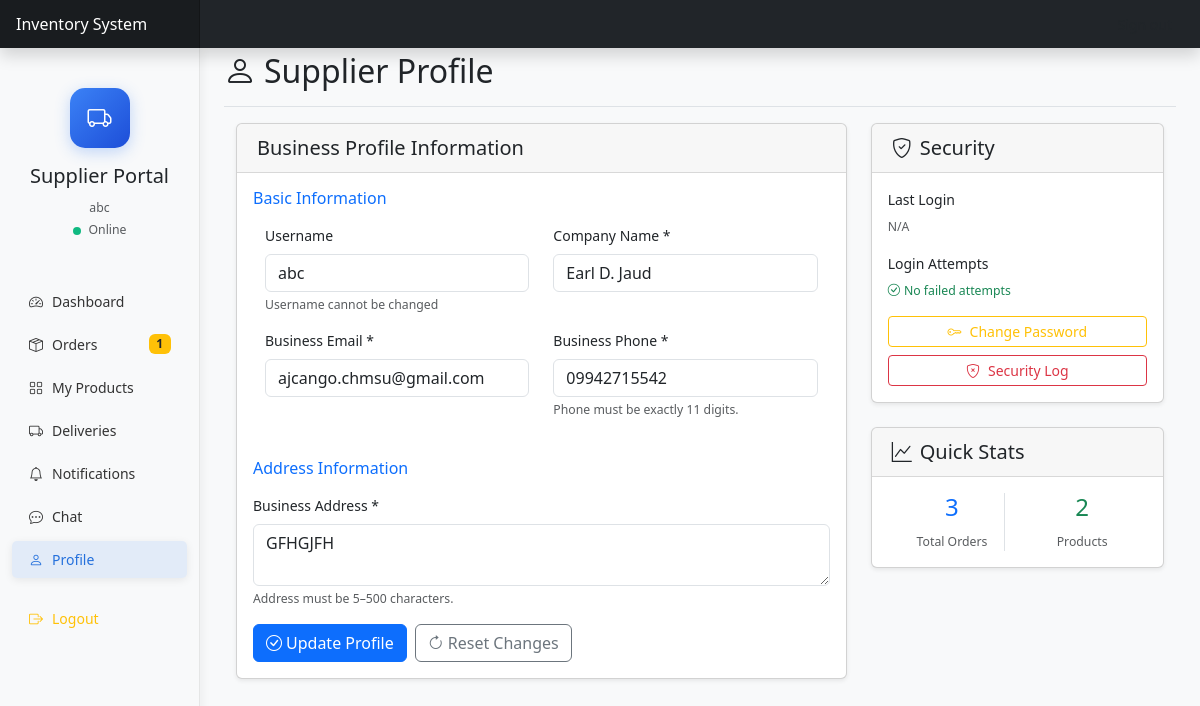
The app's page /supplier/profile.php (signed in) with its own data.
### tables this page shows
CREATE TABLE `suppliers` (
  `id` int(11) NOT NULL,
  `name` varchar(100) NOT NULL,
  `contact_phone` varchar(20) DEFAULT NULL,
  `email` varchar(100) DEFAULT NULL,
  `username` varchar(50) DEFAULT NULL,
  `password_hash` varchar(255) DEFAULT NULL,
  `login_attempts` int(11) DEFAULT 0,
  `locked_until` datetime DEFAULT NULL,
  `last_login` datetime DEFAULT NULL,
  `address` text DEFAULT NULL,
  `city` varchar(100) DEFAULT NULL,
  `province` varchar(100) DEFAULT NULL,
  `postal_code` varchar(20) DEFAULT NULL,
  `status` enum('active','inactive') DEFAULT 'active',
  `employee_count` varchar(32) NOT NULL DEFAULT '',
  `payment_methods` varchar(255) NOT NULL DEFAULT ''
);

### supplier/profile.php (the view, shortened to what this page needs)
<?php
$database = new Database();
$db = $database->getConnection();
try {
    $db->exec("CREATE TABLE IF NOT EXISTS supplier_activity (
        id INT AUTO_INCREMENT PRIMARY KEY,
        supplier_user_id INT NOT NULL,
        supplier_username VARCHAR(100) NOT NULL,
        action VARCHAR(100) NOT NULL,
        component VARCHAR(100) NOT NULL,
        details LONGTEXT NULL,
        status VARCHAR(30) DEFAULT NULL,
        level VARCHAR(10) DEFAULT 'INFO',
        created_at TIMESTAMP NOT NULL DEFAULT CURRENT_TIMESTAMP,
        INDEX idx_sup_act_user (supplier_user_id),
        INDEX idx_sup_act_action (action),
        INDEX idx_sup_act_created (created_at)
    ) ENGINE=InnoDB DEFAULT CHARSET=utf8mb4");
    $db->exec("CREATE TABLE IF NOT EXISTS supplier_security_logs (
        id INT AUTO_INCREMENT PRIMARY KEY,
        supplier_user_id INT NOT NULL,
        username VARCHAR(100) NOT NULL,
        event_type VARCHAR(100) NOT NULL,
        details LONGTEXT NULL,
        ip_address VARCHAR(45) NULL,
        user_agent VARCHAR(255) NULL,
        status VARCHAR(30) DEFAULT NULL,
        level VARCHAR(10) DEFAULT 'INFO',
        created_at TIMESTAMP NOT NULL DEFAULT CURRENT_TIMESTAMP,
        UNIQUE KEY uniq_supplier_sec (supplier_user_id, created_at, event_type),
        INDEX idx_sup_sec_user (supplier_user_id),
        INDEX idx_sup_sec_event (event_type),
        INDEX idx_sup_sec_created (created_at)
    ) ENGINE=InnoDB DEFAULT CHARSET=utf8mb4");
    $db->exec("CREATE TABLE IF NOT EXISTS supplier_activity_archive LIKE supplier_activity");
    $db->exec("CREATE TABLE IF NOT EXISTS supplier_security_logs_archive LIKE supplier_security_logs");
    $db->exec("CREATE TABLE IF NOT EXISTS log_rotation_meta (
        name VARCHAR(64) PRIMARY KEY,
        last_run TIMESTAMP NOT NULL DEFAULT CURRENT_TIMESTAMP
    ) ENGINE=InnoDB DEFAULT CHARSET=utf8mb4");
} catch (Exception $e) {  }
$supplier_id = $_SESSION['supplier']['user_id'] ?? $_SESSION['user_id'];
$username = $_SESSION['username'] ?? '';
$company = '';
$email = '';
$phone = '';
$address = '';
$last_login = null;
$login_attempts = 0;
$total_orders = 0;
$product_count = 0;
try {
    $stmt = $db->prepare("SELECT username, name, email, contact_phone, address, last_login, login_attempts FROM suppliers WHERE id = :id LIMIT 1");
    $stmt->bindParam(':id', $supplier_id, PDO::PARAM_INT);
    $stmt->execute();
    $row = $stmt->fetch(PDO::FETCH_ASSOC);
    if ($row) {
        $username = $row['username'] ?? $username;
        $last_login = $row['last_login'] ?? $last_login;
        $login_attempts = isset($row['login_attempts']) ? (int)$row['login_attempts'] : $login_attempts;
        if ($_SERVER['REQUEST_METHOD'] !== 'POST') {
            $company = $row['name'] ?? '';
            $email = $row['email'] ?? '';
            $phone = $row['contact_phone'] ?? '';
            $address = $row['address'] ?? '';
        }
    }
} catch (Exception $e) {
}
try {
    $stmt = $db->prepare("SELECT COUNT(*) AS cnt FROM orders WHERE supplier_id = :id AND (confirmation_status IS NULL OR confirmation_status <> 'cancelled')");
    $stmt->bindParam(':id', $supplier_id, PDO::PARAM_INT);
    $stmt->execute();
    $total_orders = (int)($stmt->fetch(PDO::FETCH_ASSOC)['cnt'] ?? 0);
    $stmt = $db->prepare("SELECT COUNT(*) AS cnt FROM inventory WHERE supplier_id = :id");
    $stmt->bindParam(':id', $supplier_id, PDO::PARAM_INT);
    $stmt->execute();
    $product_count = (int)($stmt->fetch(PDO::FETCH_ASSOC)['cnt'] ?? 0);
} catch (Exception $e) {
}
?>
<!DOCTYPE html>
<html lang="en">
<head>
    <link href="https://cdn.jsdelivr.net/npm/bootstrap@5.3.0-alpha1/dist/css/bootstrap.min.css" rel="stylesheet">
    <link rel="stylesheet" href="https://cdn.jsdelivr.net/npm/bootstrap-icons@1.10.0/font/bootstrap-icons.css">
    <link rel="stylesheet" href="../assets/css/style.css">
</head>
<body class="bg-light">
<?php include_once 'includes/header.php'; ?>
    <div class="container-fluid">
        <div class="row">
            <?php include_once 'includes/sidebar.php'; ?>
            <main class="col-md-9 ms-sm-auto col-lg-10 px-md-4">
                <div class="d-flex justify-content-between flex-wrap flex-md-nowrap align-items-center pt-1 pb-2 mb-3 border-bottom">
                    <h1 class="h2">
                        <i class="bi bi-person me-2"></i>Supplier Profile
                    </h1>
                </div>
                <div class="row">
                    <div class="col-lg-8">
                        <div class="card mb-4">
                            <div class="card-header">
                                <h5 class="card-title mb-0">Business Profile Information</h5>
                            </div>
                            <div class="card-body">
                                <form method="POST">
                                    <h6 class="text-primary mb-3">Basic Information</h6>
                                    <div class="row">
                                        <div class="col-md-6">
                                            <div class="mb-3">
                                                <label for="username" class="form-label">Username</label>
                                                <input type="text" class="form-control" id="username" value="<?php echo htmlspecialchars($username); ?>" readonly>
                                                <div class="form-text">Username cannot be changed</div>
                                            </div>
                                        </div>
                                        <div class="col-md-6">
                                            <div class="mb-3">
                                                <label for="company" class="form-label">Company Name *</label>
                                                <input type="text" class="form-control" id="company" name="company" value="<?php echo htmlspecialchars($company); ?>" required>
                                            </div>
                                        </div>
                                    </div>
                                    <div class="row">
                                        <div class="col-md-6">
                                            <div class="mb-3">
                                                <label for="email" class="form-label">Business Email *</label>
                                                <input type="email" class="form-control" id="email" name="email" value="<?php echo htmlspecialchars($email); ?>" required>
                                            </div>
                                        </div>
                                        <div class="col-md-6">
                                            <div class="mb-3">
                                                <label for="phone" class="form-label">Business Phone *</label>
                                                <input type="tel" class="form-control" id="phone" name="phone" value="<?php echo htmlspecialchars($phone); ?>" required inputmode="numeric" pattern="[0-9]{11}" maxlength="11">
                                                <div class="form-text">Phone must be exactly 11 digits.</div>
                                            </div>
                                        </div>
                                    </div>
                                    <h6 class="text-primary mb-3 mt-4">Address Information</h6>
                                     <div class="mb-3">
                                         <label for="address" class="form-label">Business Address *</label>
                                         <textarea class="form-control" id="address" name="address" rows="2" required minlength="5" maxlength="500"><?php echo htmlspecialchars($address); ?></textarea>
                                         <div class="form-text">Address must be 5–500 characters.</div>
                                     </div>
                                    <div class="d-flex gap-2">
                                        <button type="submit" class="btn btn-primary">
                                            <i class="bi bi-check-circle me-1"></i>Update Profile
                                        </button>
                                        <button type="button" class="btn btn-outline-secondary" onclick="resetForm()">
                                            <i class="bi bi-arrow-clockwise me-1"></i>Reset Changes
                                        </button>
                                    </div>
                                </form>
                            </div>
                        </div>
                    </div>
                    <div class="col-lg-4">
                        <div class="card">
                            <div class="card-header">
                                <h5 class="card-title mb-0">
                                    <i class="bi bi-shield-check me-2"></i>Security
                                </h5>
                            </div>
                            <div class="card-body">
                                <div class="mb-3">
                                    <label class="form-label">Last Login</label>
                                    <p class="text-muted small"><?php echo $last_login ? htmlspecialchars(date('M j, Y g:i A', strtotime($last_login))) : 'N/A'; ?></p>
                                </div>
                                <div class="mb-3">
                                    <label class="form-label">Login Attempts</label>
                                    <p class="small <?php echo ($login_attempts ?? 0) > 0 ? 'text-warning' : 'text-success'; ?>">
                                        <?php if (($login_attempts ?? 0) > 0): ?>
                                            <i class="bi bi-exclamation-triangle me-1"></i><?php echo (int)$login_attempts; ?> failed attempts
                                        <?php else: ?>
                                            <i class="bi bi-check-circle me-1"></i>No failed attempts
                                        <?php endif; ?>
                                    </p>
                                </div>
                                <div class="d-grid gap-2">
                                    <button type="button" class="btn btn-outline-warning btn-sm" data-bs-toggle="modal" data-bs-target="#changePasswordModal">
                                        <i class="bi bi-key me-2"></i>Change Password
                                    </button>
                                    <button type="button" class="btn btn-outline-danger btn-sm" data-bs-toggle="modal" data-bs-target="#securityLogModal">
                                        <i class="bi bi-shield-x me-2"></i>Security Log
                                    </button>
                                </div>
                            </div>
                        </div>
                        <div class="card mt-3">
                            <div class="card-header">
                                <h5 class="card-title mb-0">
                                    <i class="bi bi-graph-up me-2"></i>Quick Stats
                                </h5>
                            </div>
                            <div class="card-body">
                                <div class="row text-center">
                                    <div class="col-6">
                                        <div class="border-end">
                                            <h4 class="text-primary"><?php echo number_format($total_orders); ?></h4>
                                            <small class="text-muted">Total Orders</small>
                                        </div>
                                    </div>
                                    <div class="col-6">
                                        <h4 class="text-success"><?php echo number_format($product_count); ?></h4>
                                        <small class="text-muted">Products</small>
                                    </div>
                                </div>
                            </div>
                        </div>
                    </div>
                </div>
            </main>
        </div>
    </div>
</body>
</html>

### assets/css/style.css (style rules this page uses)
body { font-size: .875rem; }
main.col-md-9, main.col-lg-10 { margin-top: 48px; min-height: calc(100vh - 48px); }
.container-fluid { padding: 0; margin: 0; width: 100%; max-width: 100%; }
.container-fluid .row { margin: 0; width: 100%; }
body { overflow-x: hidden; position: relative; }
.card { box-shadow: 0 0.125rem 0.25rem rgba(0, 0, 0, 0.075); margin-bottom: 1.5rem; }
.card-header { background-color: rgba(0, 0, 0, 0.03); border-bottom: 1px solid rgba(0, 0, 0, 0.125); padding: 0.75rem 1.25rem; }

### records on screen
suppliers: company "Earl D. Jaud", email "ajcango.chmsu@gmail.com", phone "09942715542", address "GFHGJFH"

### other values on screen
$_SESSION['username'] "abc"
$pending_orders "1"
$total_orders "3"
$product_count "2"
